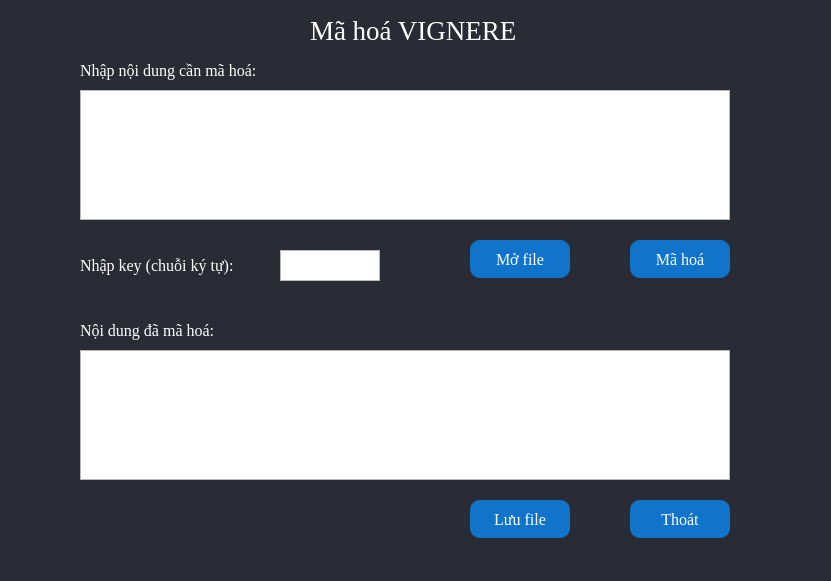
<?xml version="1.0" encoding="UTF-8"?>
<ui version="4.0">
 <class>Form</class>
 <widget class="QWidget" name="Form">
  <property name="geometry">
   <rect>
    <x>0</x>
    <y>0</y>
    <width>831</width>
    <height>581</height>
   </rect>
  </property>
  <property name="windowTitle">
   <string>Form</string>
  </property>
  <property name="styleSheet">
   <string notr="true">#Form{
background-color: #292C35;
color: rgb(255, 255, 255);
}
#btnMaHoa{
	background-color: #1074CA;
	color: rgb(255, 255, 255);
	border-radius: 10px;
}
#btnOpenFile{
	background-color: #1074CA;
	color: rgb(255, 255, 255);
	border-radius: 10px;
}
#btnSaveFile{
	background-color: #1074CA;
	color: rgb(255, 255, 255);
	border-radius: 10px;

}
#btnClose{
	background-color: #1074CA;
	color: rgb(255, 255, 255);
	border-radius: 10px;

}</string>
  </property>
  <widget class="QTextEdit" name="txtCiphertext">
   <property name="geometry">
    <rect>
     <x>80</x>
     <y>350</y>
     <width>650</width>
     <height>130</height>
    </rect>
   </property>
   <property name="font">
    <font>
     <family>Times New Roman</family>
     <pointsize>12</pointsize>
    </font>
   </property>
   <property name="styleSheet">
    <string notr="true">font: 12pt &quot;Times New Roman&quot;;
color: rgb(255, 255, 255);</string>
   </property>
  </widget>
  <widget class="QLabel" name="label_2">
   <property name="geometry">
    <rect>
     <x>80</x>
     <y>60</y>
     <width>221</width>
     <height>21</height>
    </rect>
   </property>
   <property name="font">
    <font>
     <family>Times New Roman</family>
     <pointsize>12</pointsize>
    </font>
   </property>
   <property name="styleSheet">
    <string notr="true">color: rgb(255, 255, 255);</string>
   </property>
   <property name="text">
    <string>Nhập nội dung cần mã hoá:</string>
   </property>
  </widget>
  <widget class="QTextEdit" name="txtKey">
   <property name="geometry">
    <rect>
     <x>280</x>
     <y>250</y>
     <width>100</width>
     <height>31</height>
    </rect>
   </property>
   <property name="font">
    <font>
     <family>Times New Roman</family>
     <pointsize>12</pointsize>
    </font>
   </property>
   <property name="styleSheet">
    <string notr="true">font: 12pt &quot;Times New Roman&quot;;
color: rgb(255, 255, 255);</string>
   </property>
  </widget>
  <widget class="QLabel" name="label_3">
   <property name="geometry">
    <rect>
     <x>80</x>
     <y>250</y>
     <width>191</width>
     <height>31</height>
    </rect>
   </property>
   <property name="font">
    <font>
     <family>Times New Roman</family>
     <pointsize>12</pointsize>
    </font>
   </property>
   <property name="styleSheet">
    <string notr="true">color: rgb(255, 255, 255);</string>
   </property>
   <property name="text">
    <string>Nhập key (chuỗi ký tự):</string>
   </property>
  </widget>
  <widget class="QLabel" name="label">
   <property name="geometry">
    <rect>
     <x>310</x>
     <y>0</y>
     <width>251</width>
     <height>61</height>
    </rect>
   </property>
   <property name="font">
    <font>
     <family>Times New Roman</family>
     <pointsize>20</pointsize>
     <weight>50</weight>
     <italic>false</italic>
     <bold>false</bold>
    </font>
   </property>
   <property name="styleSheet">
    <string notr="true">color: rgb(255, 255, 255);</string>
   </property>
   <property name="text">
    <string>Mã hoá VIGNERE</string>
   </property>
  </widget>
  <widget class="QPushButton" name="btnOpenFile">
   <property name="geometry">
    <rect>
     <x>470</x>
     <y>240</y>
     <width>100</width>
     <height>38</height>
    </rect>
   </property>
   <property name="font">
    <font>
     <family>Times New Roman</family>
     <pointsize>12</pointsize>
    </font>
   </property>
   <property name="text">
    <string>Mở file</string>
   </property>
   <property name="icon">
    <iconset>
     <normaloff>../icon/mo.png</normaloff>../icon/mo.png</iconset>
   </property>
  </widget>
  <widget class="QTextEdit" name="txtPlaintext">
   <property name="geometry">
    <rect>
     <x>80</x>
     <y>90</y>
     <width>650</width>
     <height>130</height>
    </rect>
   </property>
   <property name="styleSheet">
    <string notr="true">font: 12pt &quot;Times New Roman&quot;;
color: rgb(255, 255, 255);</string>
   </property>
  </widget>
  <widget class="QPushButton" name="btnSaveFile">
   <property name="geometry">
    <rect>
     <x>470</x>
     <y>500</y>
     <width>100</width>
     <height>38</height>
    </rect>
   </property>
   <property name="font">
    <font>
     <family>Times New Roman</family>
     <pointsize>12</pointsize>
    </font>
   </property>
   <property name="text">
    <string>Lưu file</string>
   </property>
   <property name="icon">
    <iconset>
     <normaloff>../icon/luufile.png</normaloff>../icon/luufile.png</iconset>
   </property>
   <property name="iconSize">
    <size>
     <width>16</width>
     <height>16</height>
    </size>
   </property>
   <property name="checkable">
    <bool>false</bool>
   </property>
  </widget>
  <widget class="QPushButton" name="btnMaHoa">
   <property name="geometry">
    <rect>
     <x>630</x>
     <y>240</y>
     <width>100</width>
     <height>38</height>
    </rect>
   </property>
   <property name="font">
    <font>
     <family>Times New Roman</family>
     <pointsize>12</pointsize>
    </font>
   </property>
   <property name="text">
    <string>Mã hoá</string>
   </property>
   <property name="icon">
    <iconset>
     <normaloff>../icon/mh.png</normaloff>../icon/mh.png</iconset>
   </property>
  </widget>
  <widget class="QLabel" name="label_4">
   <property name="geometry">
    <rect>
     <x>80</x>
     <y>320</y>
     <width>181</width>
     <height>21</height>
    </rect>
   </property>
   <property name="font">
    <font>
     <family>Times New Roman</family>
     <pointsize>12</pointsize>
    </font>
   </property>
   <property name="styleSheet">
    <string notr="true">color: rgb(255, 255, 255);</string>
   </property>
   <property name="text">
    <string>Nội dung đã mã hoá:</string>
   </property>
  </widget>
  <widget class="QPushButton" name="btnClose">
   <property name="geometry">
    <rect>
     <x>630</x>
     <y>500</y>
     <width>100</width>
     <height>38</height>
    </rect>
   </property>
   <property name="font">
    <font>
     <family>Times New Roman</family>
     <pointsize>12</pointsize>
    </font>
   </property>
   <property name="text">
    <string>Thoát</string>
   </property>
   <property name="icon">
    <iconset>
     <normaloff>../icon/thoat.png</normaloff>../icon/thoat.png</iconset>
   </property>
   <property name="iconSize">
    <size>
     <width>20</width>
     <height>20</height>
    </size>
   </property>
   <property name="checkable">
    <bool>false</bool>
   </property>
  </widget>
 </widget>
 <resources/>
 <connections/>
</ui>
